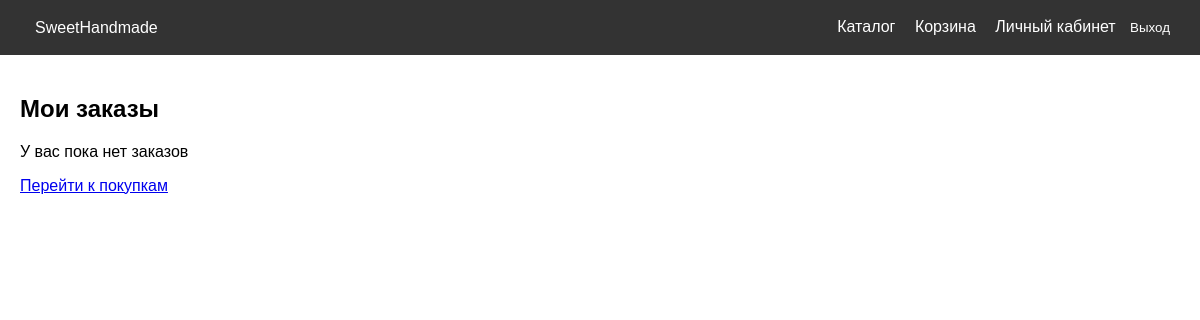
The page /profile/ (signed in) on the database as committed earlier.
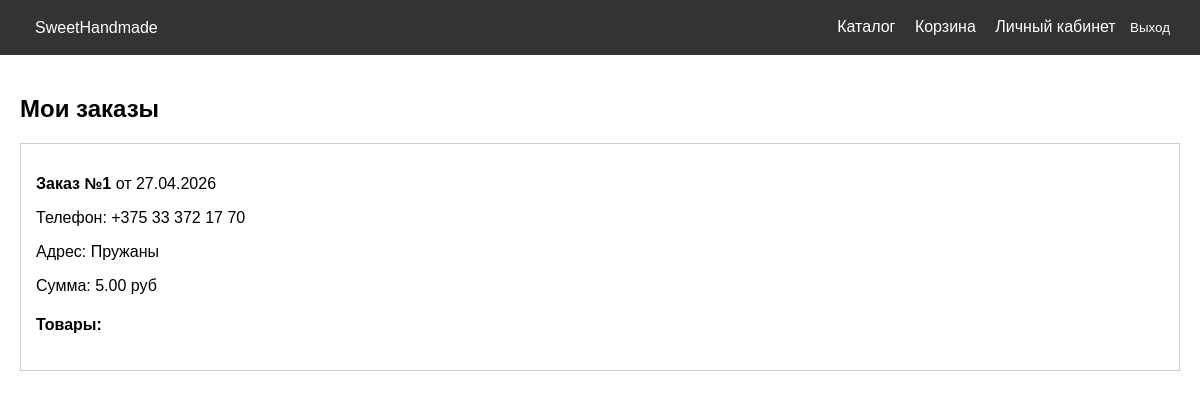
The same page on the database as committed later.
### shop/models.py (models this page shows)
class Order(models.Model):
    user = models.ForeignKey(User, on_delete=models.CASCADE, blank=True, null=True)
    phone = models.CharField(max_length=20)
    address = models.TextField()
    created_at = models.DateTimeField(auto_now_add=True)
    total_price = models.DecimalField(max_digits=10, decimal_places=2, default=0)

### shop/views.py (the view)
# urls.py: path('profile/', views.profile, name='profile'),
def profile(request):
    if not request.user.is_authenticated:
        return redirect('/login/')
    orders = Order.objects.filter(user=request.user).order_by('-created_at')
    return render(request, 'shop/profile.html', {'orders': orders})

### shop/templates/shop/profile.html (shortened to what this page needs)
{% extends 'shop/base.html' %}
{% block content %}
<h2>Мои заказы</h2>
{% if orders %}
    {% for order in orders %}
    <div style="border: 1px solid #ccc; padding: 15px; margin-bottom: 20px;">
        <p><strong>Заказ №{{ order.id }}</strong> от {{ order.created_at|date:"d.m.Y" }}</p>
        <p>Телефон: {{ order.phone }}</p>
        <p>Адрес: {{ order.address }}</p>
        <p>Сумма: {{ order.total_price }} руб</p>
        <h4>Товары:</h4>
    </div>
    {% endfor %}
{% else %}
    <p>У вас пока нет заказов</p>
    <a href="/">Перейти к покупкам</a>
{% endif %}
{% endblock %}

Rows that differ between the two databases and show on the page:
added Order: id "1", created_at "27.04.2026", phone "+375 33 372 17 70", address "Пружаны", total_price "5.00"
Other text that changed with them:
text no longer shown: "У вас пока нет заказов Перейти к покупкам"
